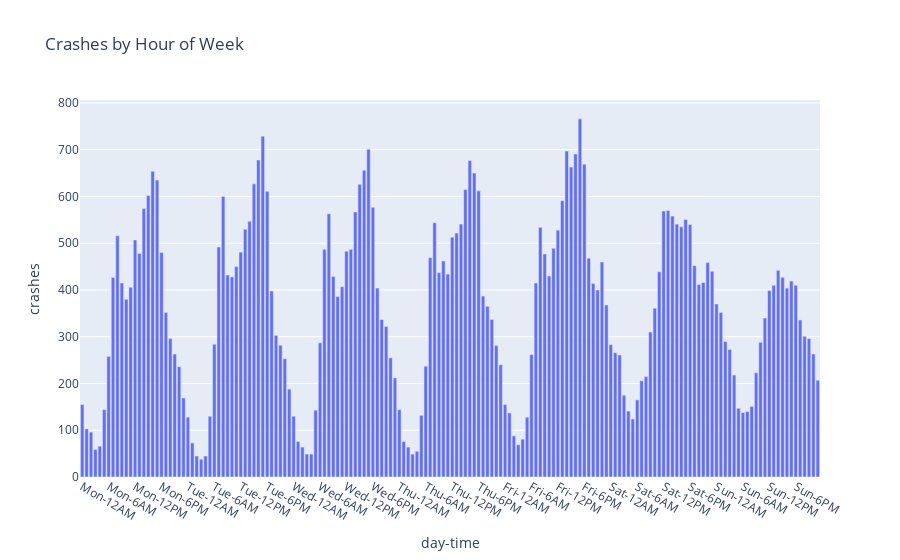
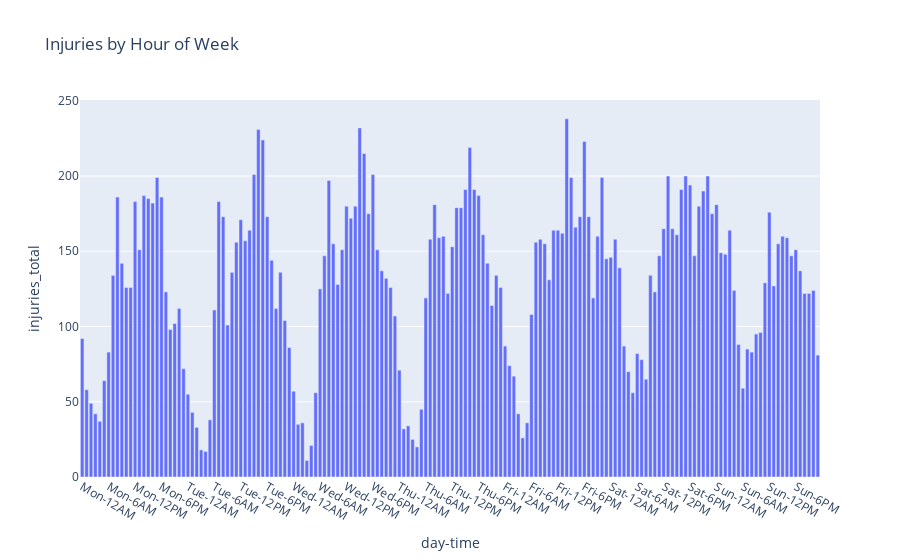

Notebook cell for these charts, in order:
### Code cell
plotme = crash_df[['weekday', 'hour', 'crashes']].groupby(['weekday','hour']).sum().reset_index()
plotme['day-time'] = plotme.apply(lambda x: float(x.weekday) + float(x.hour)/24, axis=1)
fig = px.bar(plotme, x='day-time', y='crashes', title='Crashes by Hour of Week')



myticks = []
for day in day_of_week:
    for hour in ['12AM', '6AM', '12PM', '6PM']:
        myticks.append(day[:3] + '-' + hour)

myvals = []
for i in range(len(day_of_week)):
    for j in [0, 0.25, 0.5, 0.75]:
        myvals.append(i+j)
        
fig.update_layout(
    xaxis = dict(
        tickmode = 'array',
        #tick0 = 0,
        dtick = 1/4,
        tickvals = myvals,
        ticktext = myticks,
    ),
)

fig.show()


plotme = crash_df[['weekday', 'hour', 'injuries_total']].groupby(['weekday','hour']).sum().reset_index()
plotme['day-time'] = plotme.apply(lambda x: float(x.weekday) + float(x.hour)/24, axis=1)
fig = px.bar(plotme, x='day-time', y='injuries_total', title='Injuries by Hour of Week')

        
fig.update_layout(
    xaxis = dict(
        tickmode = 'array',
        #tick0 = 0,
        dtick = 1/4,
        tickvals = myvals,
        ticktext = myticks,
    ),
)

fig.show()


# ax = crash_df[['weekday', 'hour', 'crashes']].groupby(['weekday','hour']).sum().plot.bar(figsize=[20,6])
# ax.set_title('Crashes by Hour')
# ax.set_ylabel('Crashes')
#ax.set_ylim(20, 30)



plt.show()

### Figure 1 — Plotly figure (JSON) as saved in the notebook; plotly's stock layout.template omitted (floating-point values rounded to 4 significant figures; data arrays with more than 128 entries replaced by an {"elided": "..."} marker saying what was removed)
{"data": [{"alignmentgroup": "True", "hovertemplate": "day-time=%{x}<br>crashes=%{y}<extra></extra>", "legendgroup": "", "marker": {"color": "#636efa"}, "name": "", "offsetgroup": "", "orientation": "v", "showlegend": false, "textposition": "auto", "type": "bar", "x": {"elided": "168 float values"}, "xaxis": "x", "y": {"elided": "168 int values"}, "yaxis": "y"}], "layout": {"barmode": "relative", "legend": {"tracegroupgap": 0}, "title": {"text": "Crashes by Hour of Week"}, "xaxis": {"anchor": "y", "domain": [0, 1], "dtick": 0.25, "tickmode": "array", "ticktext": ["Mon-12AM", "Mon-6AM", "Mon-12PM", "Mon-6PM", "Tue-12AM", "Tue-6AM", "Tue-12PM", "Tue-6PM", "Wed-12AM", "Wed-6AM", "Wed-12PM", "Wed-6PM", "Thu-12AM", "Thu-6AM", "Thu-12PM", "Thu-6PM", "Fri-12AM", "Fri-6AM", "Fri-12PM", "Fri-6PM", "Sat-12AM", "Sat-6AM", "Sat-12PM", "Sat-6PM", "Sun-12AM", "Sun-6AM", "Sun-12PM", "Sun-6PM"], "tickvals": [0, 0.25, 0.5, 0.75, 1, 1.25, 1.5, 1.75, 2, 2.25, 2.5, 2.75, 3, 3.25, 3.5, 3.75, 4, 4.25, 4.5, 4.75, 5, 5.25, 5.5, 5.75, 6, 6.25, 6.5, 6.75], "title": {"text": "day-time"}}, "yaxis": {"anchor": "x", "domain": [0, 1], "title": {"text": "crashes"}}}}

### Figure 2 — Plotly figure (JSON) as saved in the notebook; plotly's stock layout.template omitted (floating-point values rounded to 4 significant figures; data arrays with more than 128 entries replaced by an {"elided": "..."} marker saying what was removed)
{"data": [{"alignmentgroup": "True", "hovertemplate": "day-time=%{x}<br>injuries_total=%{y}<extra></extra>", "legendgroup": "", "marker": {"color": "#636efa"}, "name": "", "offsetgroup": "", "orientation": "v", "showlegend": false, "textposition": "auto", "type": "bar", "x": {"elided": "168 float values"}, "xaxis": "x", "y": {"elided": "168 int values"}, "yaxis": "y"}], "layout": {"barmode": "relative", "legend": {"tracegroupgap": 0}, "title": {"text": "Injuries by Hour of Week"}, "xaxis": {"anchor": "y", "domain": [0, 1], "dtick": 0.25, "tickmode": "array", "ticktext": ["Mon-12AM", "Mon-6AM", "Mon-12PM", "Mon-6PM", "Tue-12AM", "Tue-6AM", "Tue-12PM", "Tue-6PM", "Wed-12AM", "Wed-6AM", "Wed-12PM", "Wed-6PM", "Thu-12AM", "Thu-6AM", "Thu-12PM", "Thu-6PM", "Fri-12AM", "Fri-6AM", "Fri-12PM", "Fri-6PM", "Sat-12AM", "Sat-6AM", "Sat-12PM", "Sat-6PM", "Sun-12AM", "Sun-6AM", "Sun-12PM", "Sun-6PM"], "tickvals": [0, 0.25, 0.5, 0.75, 1, 1.25, 1.5, 1.75, 2, 2.25, 2.5, 2.75, 3, 3.25, 3.5, 3.75, 4, 4.25, 4.5, 4.75, 5, 5.25, 5.5, 5.75, 6, 6.25, 6.5, 6.75], "title": {"text": "day-time"}}, "yaxis": {"anchor": "x", "domain": [0, 1], "title": {"text": "injuries_total"}}}}
